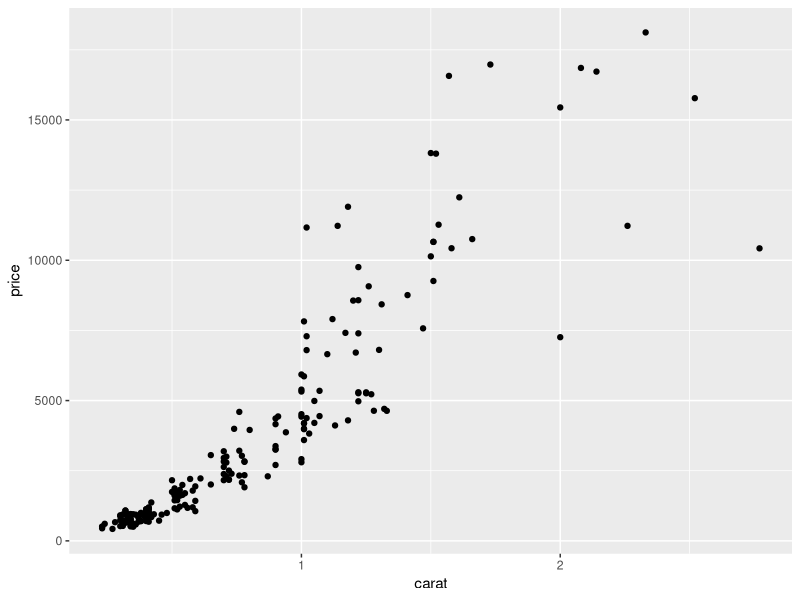
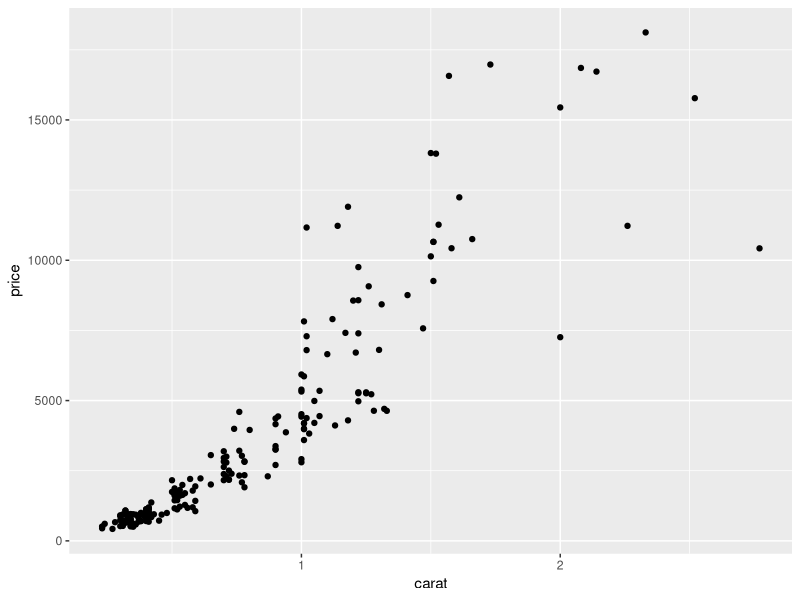
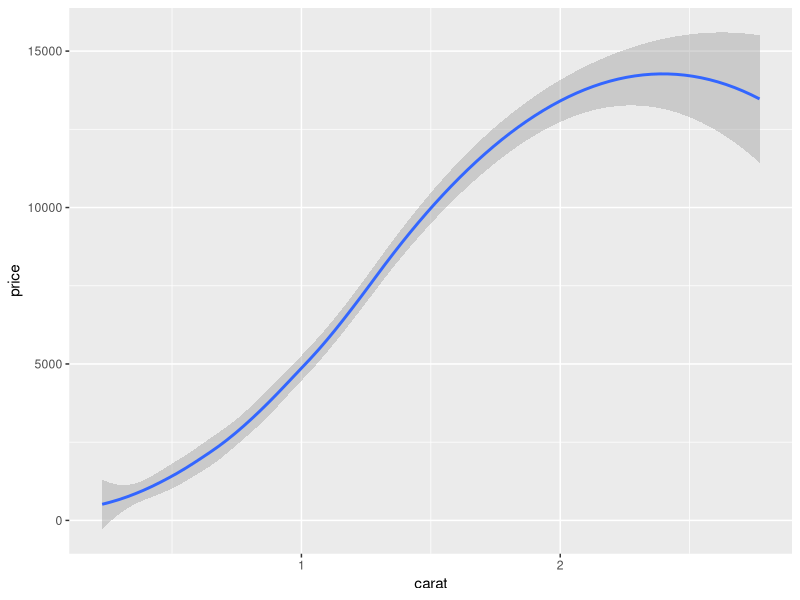
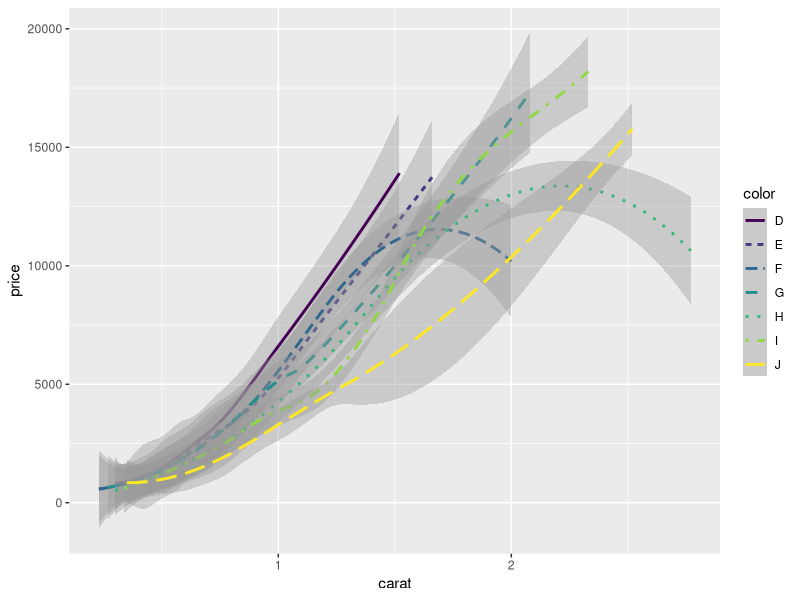
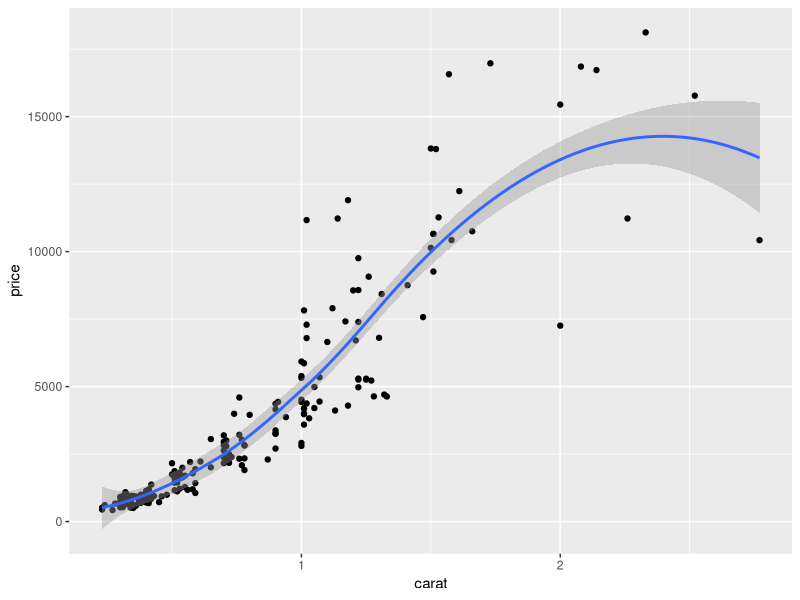
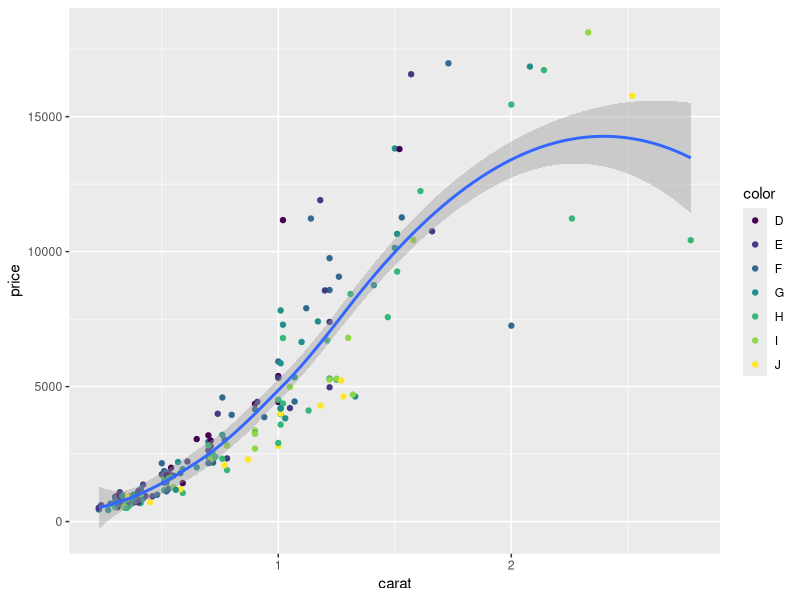
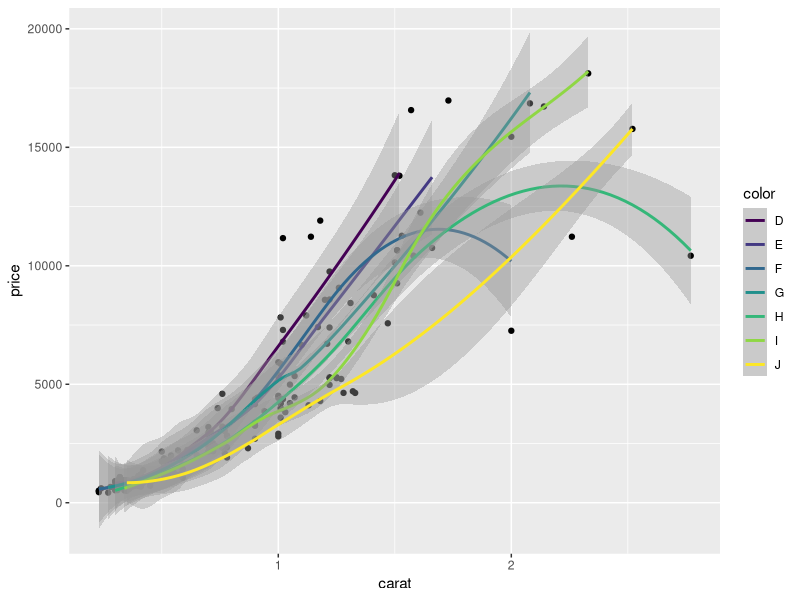
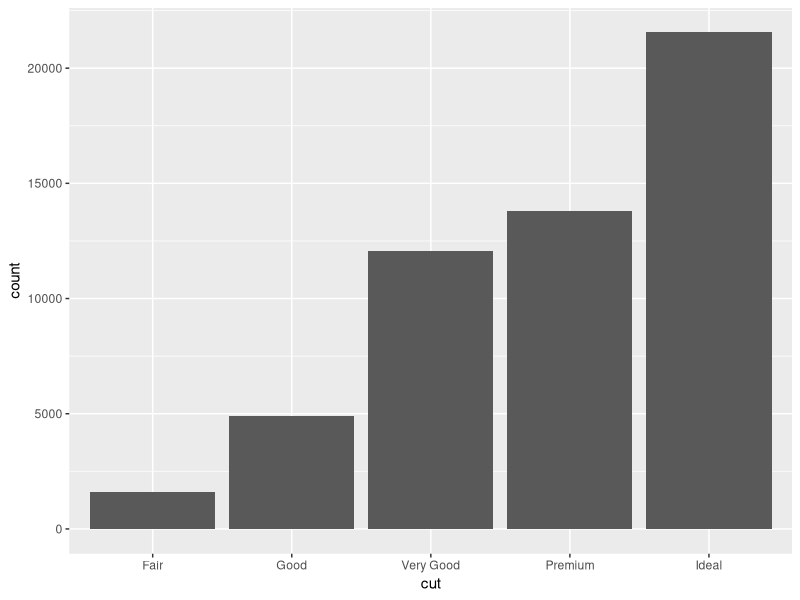

Generate these figures, in order, with R:
## ---- chunk 1
library(ggplot2)
dsmall = diamonds[sample(nrow(diamonds),200),]
## ---- chunk 2
ggplot(dsmall, aes(x=carat, y=price)) + geom_point()
## ---- chunk 3
ggplot(dsmall) + geom_point(mapping = aes(x=carat, y=price))
## ---- chunk 4
ggplot(dsmall) +
  geom_smooth(mapping = aes(x = carat, y = price))
## ---- chunk 5
ggplot(dsmall) +
  geom_smooth(mapping = aes(x = carat, y = price, linetype = color, color=color))
## ---- chunk 6
ggplot(dsmall) +
  geom_point(mapping = aes(x=carat, y=price)) +
  geom_smooth(mapping = aes(x = carat, y = price))
## ---- chunk 7
ggplot(dsmall) +
  geom_point(mapping = aes(x=carat, y=price, color = color)) +
  geom_smooth(mapping = aes(x = carat, y = price))
## ---- chunk 8
ggplot(dsmall) +
  geom_point(mapping = aes(x=carat, y=price)) +
  geom_smooth(mapping = aes(x = carat, y = price, color = color, group = color, lintype=color))
## ---- chunk 9
ggplot(data=diamonds) +
  geom_bar(mapping=aes(x=cut))
## ---- chunk 10
ggplot(data=diamonds) + 
  stat_count(mapping = aes(x=cut))
## ---- chunk 11
demo <- data.frame(a=c('bar1', 'bar2', 'bar3'),
                   b=c(20, 30, 40))
ggplot(data=demo) +
  geom_bar(mapping=aes(x=a, y=b), stat="identity")
## ---- chunk 12
ggplot(data=diamonds) +
  geom_bar(mapping=aes(x=cut, y = (..count..)/sum(..count..)), stat="count") +
  ylab("Proportion") +
  ggtitle("Proportion of diamonds with a specific cut")
## ---- chunk 13
summary(demo)
ggplot(demo) + stat_identity(aes(x=a, y=b))
## ---- chunk 14
ggplot(diamonds) + 
  stat_summary(aes(cut, depth),
               fun.ymin=min,
               fun.ymax=max,
               fun.y=median
  )
## ---- chunk 15
ggplot(dsmall, aes(log(carat), log(price))) +
  geom_point(aes(color=cut)) +
  stat_ellipse()
## ---- chunk 16
ggplot(dsmall, aes(log(carat), log(price))) +
  geom_point(aes(color=cut)) +
  stat_smooth()
## ---- chunk 17
ggplot(diamonds) + 
  stat_ecdf(aes(carat))
## ---- chunk 18
lmdiamonds <- lm(price ~ carat, dsmall)
dflmdiamonds <- data.frame(residuals = lmdiamonds$residuals, prediction = lmdiamonds$fitted.values)
ggplot(dflmdiamonds) + stat_qq(aes(sample=residuals))
## ---- chunk 19
df <- data.frame(
  x = rnorm(100)
)
base <- ggplot(df, aes(x)) + geom_density()
base + stat_function(fun = dnorm, colour = "red")
## ---- chunk 20
ggplot(dsmall, aes(log(carat) , log(price))) +
  geom_point() +
  scale_x_continuous() +
  scale_y_continuous()
## ---- chunk 21
ggplot(dsmall, aes(carat, price)) +
  geom_point() +
  scale_x_continuous(breaks= 1:3)
## ---- chunk 22
ggplot(dsmall, aes(carat, price)) +
  geom_point() +
  scale_x_continuous(breaks= seq(0,3,.25))
## ---- chunk 23
ggplot(dsmall) + geom_point(aes(carat, price, color=color), show.legend=TRUE)
## ---- chunk 24
ggplot(dsmall) + geom_point(aes(carat, price, color=cut, shape=cut), show.legend=TRUE)
## ---- chunk 25
ggplot(data=diamonds) +
  geom_bar(mapping=aes(x=cut)) +
  theme(axis.text.x = element_text(angle=90))
## ---- chunk 26
ggplot(dsmall) + geom_point(aes(carat, price, color=cut, shape=cut), show.legend=TRUE) +
  theme(legend.position="right")
## ---- chunk 27
ggplot(dsmall) + geom_point(aes(carat, price, color=cut, shape=cut), show.legend=TRUE) +
  theme(legend.position="left")
## ---- chunk 28
ggplot(dsmall) + geom_point(aes(carat, price, color=cut, shape=cut), show.legend=TRUE) +
  theme(legend.position="top")
## ---- chunk 29
ggplot(dsmall) + geom_point(aes(carat, price, color=cut, shape=cut), show.legend=TRUE) +
  theme(legend.position="bottom")
## ---- chunk 30
ggplot(dsmall) + geom_point(aes(carat, price, color=cut, shape=cut), show.legend=TRUE) +
  theme(legend.position="none")
## ---- chunk 31
ggplot(dsmall) + geom_point(aes(carat, price, color=cut, shape=cut), show.legend=TRUE) +
  scale_x_continuous(limits= c(0.5, 1.5))
## ---- chunk 32
ggplot(dsmall, aes(carat, price)) +
  geom_point() +
  scale_x_continuous(name = "log10(carat)", trans="log10") + 
  scale_y_continuous(name = "log10(price)", trans="log10")
## ---- chunk 33
erupt <- ggplot(faithfuld, aes(waiting, eruptions, fill=density)) + 
  geom_raster() + 
  scale_x_continuous( expand=c(0,0)) +
  scale_y_continuous(expand=c(0,0)) + 
  theme(legend.position="none")
## ---- chunk 34
erupt + scale_fill_gradient(low="white", high="black")
## ---- chunk 35
erupt + scale_fill_gradient(low="white", high="black")
## ---- chunk 36
erupt + scale_fill_distiller(palette="Greys")
## ---- chunk 37
erupt + scale_fill_distiller(palette="Greens")
## ---- chunk 38
erupt + scale_fill_distiller(palette="YlOrRd")
## ---- chunk 39
diamondcolor <- ggplot(dsmall, aes(color)) +
  geom_bar(aes(fill=color))
diamondcolor
## ---- chunk 40
diamondcolor +
  scale_fill_hue(c=40)
## ---- chunk 41
diamondcolor + scale_fill_brewer(palette="Greys")
## ---- chunk 42
diamondcolor + scale_fill_brewer(palette="Set1")
## ---- chunk 43
diamondcolor + scale_fill_brewer(palette="Set2")
## ---- chunk 44
diamondcolor + scale_fill_grey(start = 0.2, end=0.9)
## ---- chunk 45
ggplot(luv_colours, aes(u, v)) +
  geom_point(aes(color=col), size=3) +
  scale_color_identity() + 
  coord_equal()
## ---- chunk 46
ggplot(data=diamonds) +
  geom_bar(mapping=aes(x=cut)) +
  theme(axis.text.x = element_text(angle=90))
## ---- chunk 47
ggplot(data=diamonds) +
  geom_bar(mapping=aes(x=cut, y = (..count..)/sum(..count..)), stat="count") +
  ylab("Proportion") +
  ggtitle("Proportion of diamonds with a specific cut")
